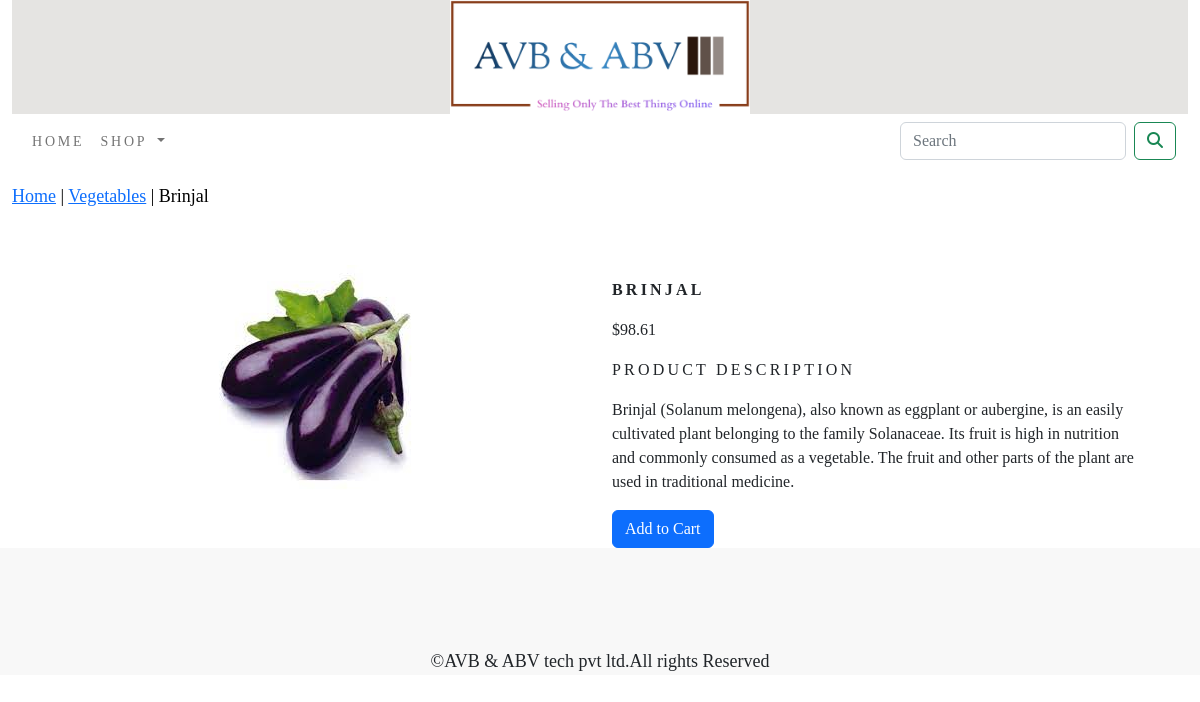
Screenshot of /shop/vegetables/brinjal/ with the database file from the repository.
### shop/models.py (models this page shows, shortened)
class Product(models.Model):
    name = models.CharField(max_length=250, unique=True)
    slug = models.SlugField(max_length=250, unique=True)
    description = models.TextField(blank=True)
    price = models.DecimalField(max_digits=10, decimal_places=2)
    category = models.ForeignKey(Category, on_delete=models.CASCADE)
    image = models.ImageField(upload_to='product', blank=True)
    stock = models.IntegerField()
    available = models.BooleanField(default=True)
    created = models.DateTimeField(auto_now_add=True)
    updated = models.DateTimeField(auto_now_add=True)
    class Meta:
        ordering = ('name',)
        verbose_name = 'product'
        verbose_name_plural = 'products'

class Category(models.Model):
    name = models.CharField(max_length=250, unique=True)
    slug = models.SlugField(max_length=250, unique=True)
    description = models.TextField(blank=True)
    image = models.ImageField(upload_to='category', blank=True)
    class Meta:
        ordering = ('name',)
        verbose_name = 'category'
        verbose_name_plural = 'categories'
    def get_url(self):
        return reverse('shop:products_by_category', args=[self.slug])
    def __str__(self):
        return '{}'.format(self.name)

### shop/views.py (the view)
# urls.py: path('<slug:c_slug>/<slug:product_slug>/',views.proDetail,name='prodCatdetail'),
def proDetail(request, c_slug, product_slug):
    try:
        product = Product.objects.get(category__slug=c_slug, slug=product_slug)
    except Exception as e:
        raise e
    return render(request, 'product.html', {'product': product})

### cart/context_processors.py (called while the page is built)
def counter(request):
    item_count = 0
    if 'admin' in request.path:
        return {}
    else:
        try:
            cart = Cart.objects.filter(cart_id=_cart_id(request))
            cart_items = CartItem.objects.all().filter(cart=cart[:1])
            for cart_item in cart_items:
                item_count += cart_item.quantity
        except Cart.DoesNotExist:
            item_count = 0
    return dict(item_count=item_count)

### cart/views.py (called while the page is built)
def _cart_id(request):
    cart = request.session.session_key
    if not cart:
        cart = request.session.create()
    return cart

### shop/context_processors.py (called while the page is built)
def menu_links(request):
    links=Category.objects.all()
    return dict(links=links)

### template/product.html (shortened to what this page needs)
{% extends 'base.html' %}
{% load static %}
{% block content %}
<div class="row my_prod_row_class">
    <div class="mx_auto">
        <p><a href="{% url 'shop:allProdCat' %}">Home</a> | <a href="{{product.category.get_url}}">{{product.category}}</a> | {{product.name}}</p>
    </div>
</div>
<div class="container">
<br>
<div class="row">
    <div class="col-12 col-sm-12 col-md-12 col-lg-6 text-center">
            <div style="min-width:18rem">
             <img src="{{product.image.url}}" alt="{{product.name}}">
            </div>
    </div>
        <div class="col-12 col-sm-12 col-md-12 col-lg-6">
            <div>
            <h1 class="my_prod_title"><b>{{product.name}}</b></h1>
            <p>${{product.price}}</p>
            <p class="my_title">Product Description</p>
            <p class="text-justify my_prod_text">{{product.description}}</p>
            {% if product.stock <= 0 %}
            <p class="text-justify my_prod_text text-danger"><b>Out Of Stock</b></p>
            {% else %}
            <a class="btn btn-primary" href="{% url 'cart:add_cart' product.id %}">Add to Cart</a>
            {% endif %}
            </div>
        </div>
</div>
</div>
{% endblock %}

### static/CSS/custom.css (style rules this page uses)
body { font-family: 'Vollkorn', serif; }
.my_title { font-size:16px; text-transform:uppercase; letter-spacing:.2em; }
.my_prod_row_class { padding-top:15px; padding-bottom:15px; }
.my_prod_row_class .mx_auto { color:#000; font-size:18px; text-decoration:none; }
.my_prod_title { font-size:16px; text-transform:uppercase; letter-spacing:.2em; padding-top:15px; padding-bottom:10px; }
.my_prod_text { padding-right:20px; }

### rows the page displays
Product: category "Vegetables", name "Brinjal", image (picture), name "BRINJAL", price "98.61", description "Brinjal (Solanum melongena), also known as eggplant or aubergine, is an easily cultivated plant belonging to the family Solanaceae. Its fruit is high in nutrition and commonly consumed as a vegetable. The fruit and other parts of the plant are used in traditional medicine."
